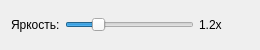
<?xml version="1.0" encoding="UTF-8"?>
<ui version="4.0">
 <class>BrightnessFilterWidget</class>
 <widget class="QWidget" name="BrightnessFilterWidget">
  <property name="geometry">
   <rect>
    <x>0</x>
    <y>0</y>
    <width>260</width>
    <height>50</height>
   </rect>
  </property>
  <property name="minimumSize">
   <size>
    <width>0</width>
    <height>50</height>
   </size>
  </property>
  <layout class="QHBoxLayout" name="horizontalLayout">
   <property name="spacing">
    <number>5</number>
   </property>
   <item>
    <widget class="QLabel" name="label">
     <property name="text">
      <string>Яркость:</string>
     </property>
    </widget>
   </item>
   <item>
    <widget class="ClickableSlider" name="brightnessSlider">
     <property name="minimum">
      <number>1</number>
     </property>
     <property name="maximum">
      <number>50</number>
     </property>
     <property name="value">
      <number>12</number>
     </property>
     <property name="tracking">
      <bool>false</bool>
     </property>
     <property name="orientation">
      <enum>Qt::Horizontal</enum>
     </property>
    </widget>
   </item>
   <item>
    <widget class="QLabel" name="valueLabel">
     <property name="minimumSize">
      <size>
       <width>50</width>
       <height>0</height>
      </size>
     </property>
     <property name="text">
      <string>1.2x</string>
     </property>
    </widget>
   </item>
  </layout>
 </widget>
 <customwidgets>
  <customwidget>
   <class>ClickableSlider</class>
   <extends>QSlider</extends>
   <header>gui/ClickableSlider.h</header>
  </customwidget>
 </customwidgets>
 <resources/>
 <connections/>
</ui>
